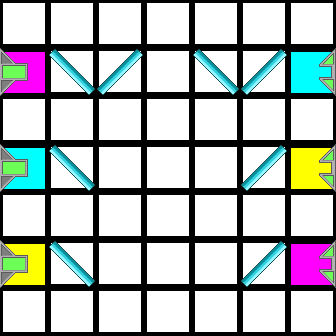

This game map was drawn from its Tiled (.tmx) file and the tilesets committed beside it. A one-line description and the full map source follow:
An orthogonal 7x7 tile map with 48x48 px tiles, 2 tile layers (Colors, Tiles).

<map version="1.0" orientation="orthogonal" renderorder="right-down" width="7" height="7" tilewidth="48" tileheight="48" nextobjectid="1">
 <properties>
  <property name="AvailableTiles" value="1, 2, 1, 2, 1, 1" />
 </properties>
 <tileset firstgid="1" source="tiles.tsx" />
 <layer name="Colors" width="7" height="7">
  <data encoding="csv">
47,47,47,47,47,47,47,
45,47,47,47,47,47,46,
47,47,47,47,47,47,47,
46,47,47,47,47,47,44,
47,47,47,47,47,47,47,
44,47,47,47,47,47,45,
47,47,47,47,47,47,47
</data>
 </layer>
 <layer name="Tiles" width="7" height="7">
  <data encoding="csv">
1,1,1,1,1,1,1,
6,3,2,1,3,2,12,
1,1,1,1,1,1,1,
6,3,1,1,1,2,12,
1,1,1,1,1,1,1,
6,3,1,1,1,2,12,
1,1,1,1,1,1,1
</data>
 </layer>
</map>
